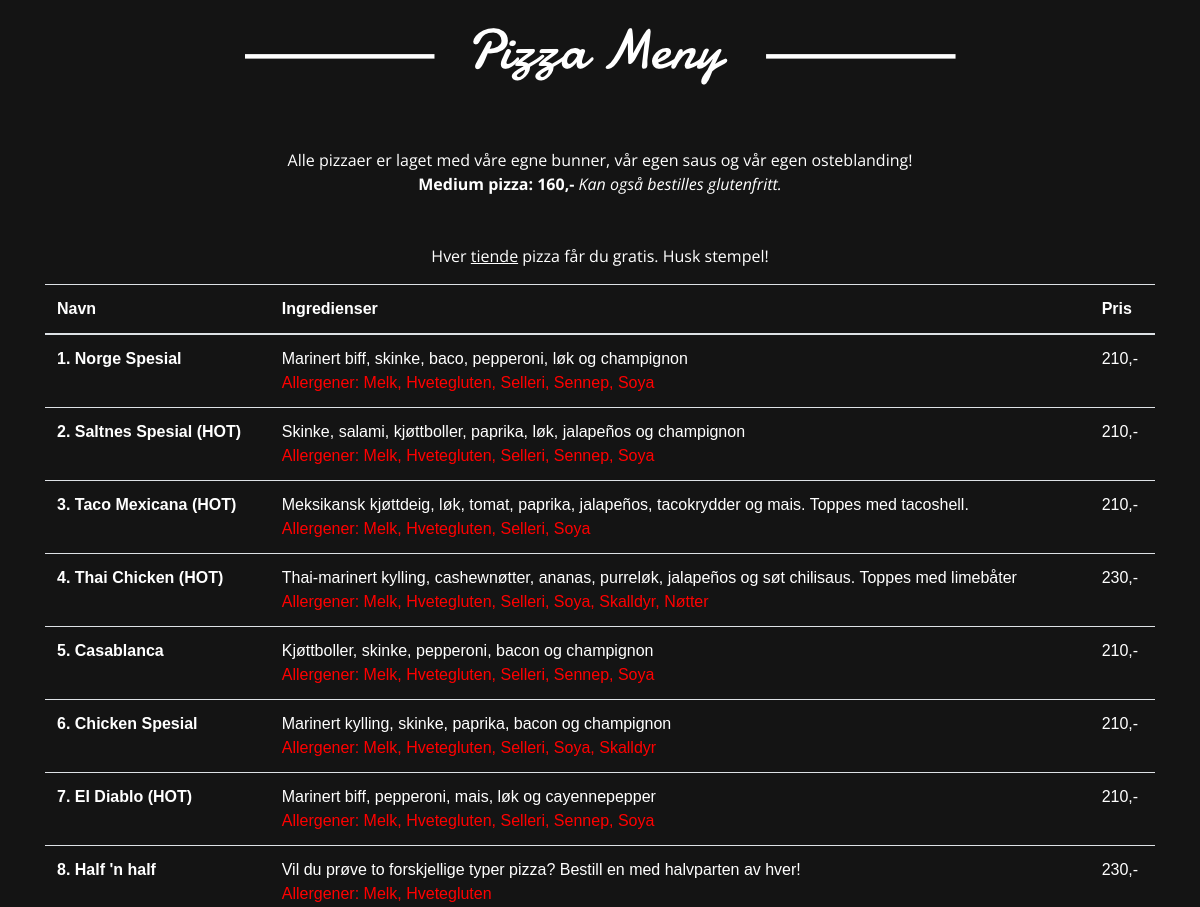
Before: / (middle part) with the older database file.
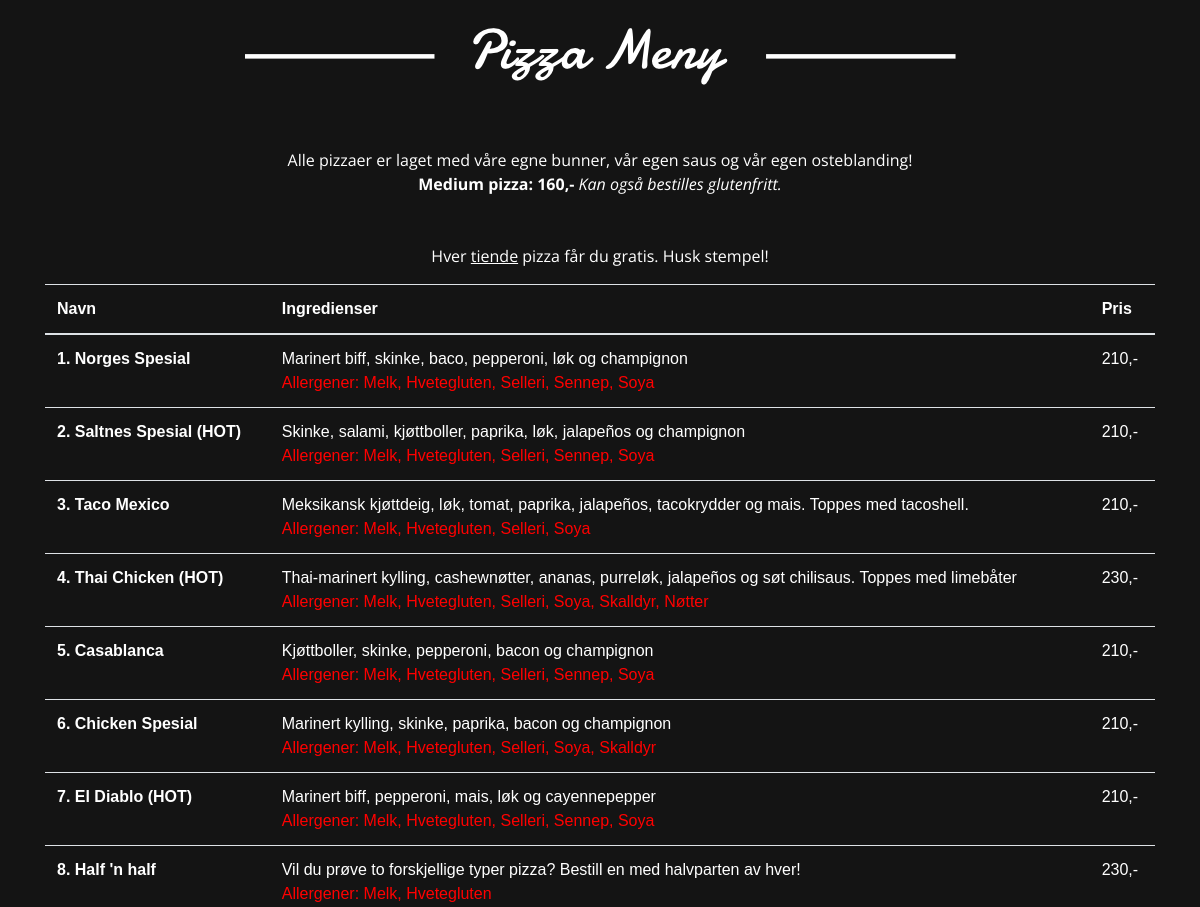
After: the same page with the newer database file.
### app/models.py (models this page shows, shortened)
class PizzaInformation(db.Model,UserMixin):
    __tablename__ = u"pizza_informasjon"
    id = db.Column(db.Integer, primary_key=True)
    medium_pizza_price = db.Column(db.String)
    price_red_sauce = db.Column(db.String)
    price_white_sauce = db.Column(db.String)
    pizza_extra_meat = db.Column(db.String)
    pizza_extra_cheese = db.Column(db.String)

class PizzaMenu(db.Model):
    __tablename__ = u"pizzamenu"
    id = db.Column(db.Integer, primary_key=True)
    title = db.Column(db.String, unique=False)
    description = db.Column(db.String, unique=False)
    allergies = db.Column(db.String)
    price = db.Column(db.String)

### app/views.py (the view)
@app.route('/')
def home():
	pizzamenu = PizzaMenu.query.all()
	grillmenu = GrillMenu.query.all()
	thaimenu = ThaiMenu.query.all()
	pizzainformation = PizzaInformation.query.all()
	thaiinformation = ThaiInformation.query.all()
	return render_template("index.html", pizzamenu = pizzamenu, grillmenu = grillmenu, thaimenu = thaimenu, pizzainformation = pizzainformation, thaiinformation = thaiinformation)

### app/templates/index.html (shortened to what this page needs)
{% extends "base.html"%}
{% block content%}
<div class="main" id="pizza">
  <div class="container menupadding" align="center">
    <img src="{{url_for('static',filename='pizza-icon.png')}}" alt="" class="mb-5 img-fluid">
    <p class="descrip_pizza mb-5">Alle pizzaer er laget med våre egne bunner, vår egen saus og vår egen osteblanding!<br>
    <strong>Medium pizza: {%for item in pizzainformation%}{{item.medium_pizza_price}}{%endfor%},-</strong> <em>Kan også bestilles glutenfritt.</em><br></p>
    <p>Hver <u>tiende</u> pizza får du gratis. Husk stempel!</p>
    <table class="table" style="color: white;">
      <thead>
        <tr align="left">
          <th scope="col">Navn</th>
          <th scope="col">Ingredienser</th>
          <th scope="col">Pris</th>
        </tr>
      </thead>
      <tbody>
        {%for pizza in pizzamenu%}
        <tr align="left">
        <th scope="row"><strong>{{pizza.id}}. {{pizza.title}}</strong></th>
        <td>{{pizza.description}}<br><span style="color:rgb(255,0,0)">Allergener: {% for i in pizza.allergies.split( ) %}{{i}}{% if not loop.last%}, {%endif%}{% endfor %}</span></td>
        <td>{{pizza.price}},-</td>
        </tr>
        {%endfor%}
      </tbody>
    </table>
  </div>
</div>
{% endblock %}

### app/templates/base.html (shortened to what this page needs)
<!DOCTYPE html>
<html lang="no">
  <head>
    <link rel="stylesheet" href="https://stackpath.bootstrapcdn.com/bootstrap/4.3.1/css/bootstrap.min.css">
    <link rel="stylesheet" href="{{url_for('static', filename ='css/main.css')}}" type="text/css">
    <link rel="stylesheet" href="{{url_for('static', filename ='css/animation.css')}}" type="text/css">
  </head>
  <body>
    {% block content %}
    {% endblock %}
  </body>
</html>

### app/static/css/main.css (style rules this page uses)
body { font-family: 'Open Sans', sans-serif; min-height: 400px; color: white; }
.table { font-family: Arial; }
#pizza { height: 100%; min-height: 500px; padding-bottom: 50px; background-color: rgb(20,20,20); background-size: cover; background-position: center; background-repeat: no-repeat; border-top: 5px solid rgb(207, 0, 6); border-bottom: 5px solid rgb(207, 0, 6); }
.menupadding { padding-top: 100px; }

Changed rows visible on the page:
changed PizzaMenu "Marinert biff, skinke, baco, pepperoni, løk og champignon": title "Norge Spesial" → "Norges Spesial"
changed PizzaMenu id 3: title "Taco Mexicana (HOT)" → "Taco Mexico"
